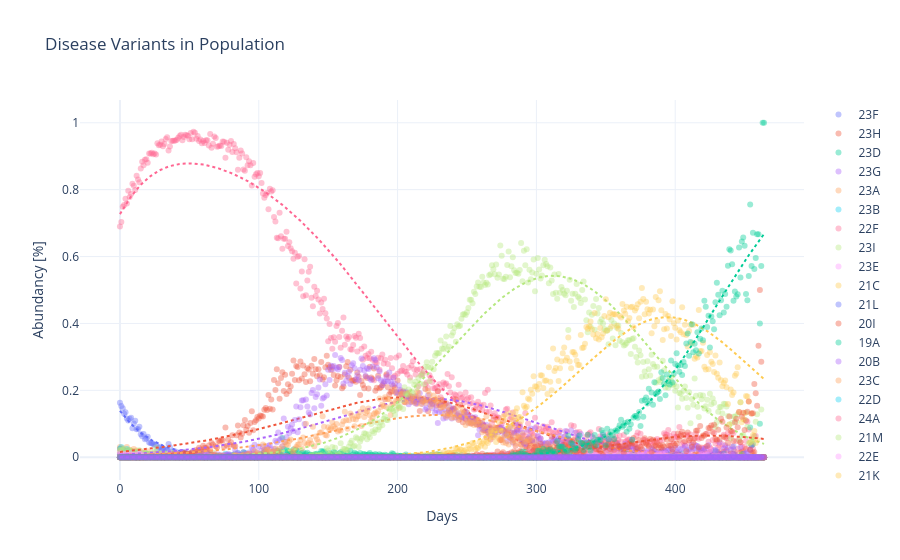
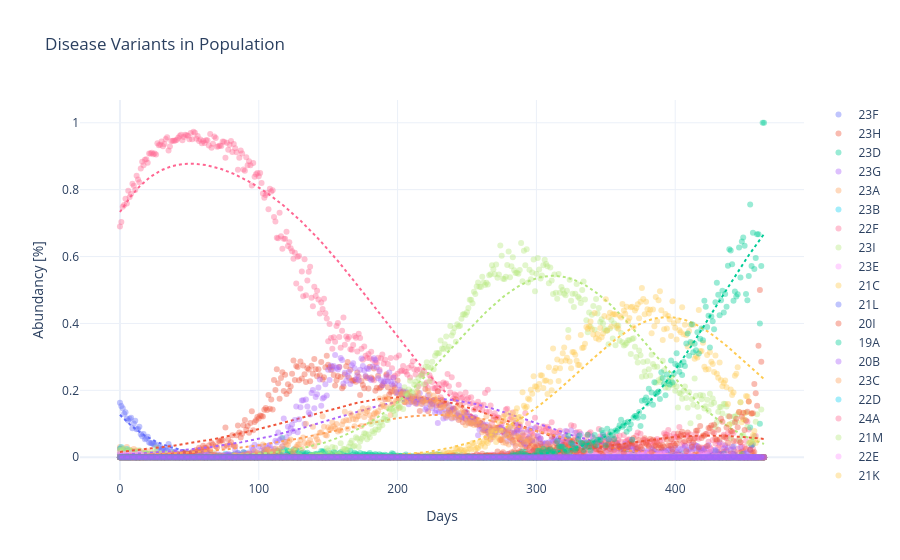
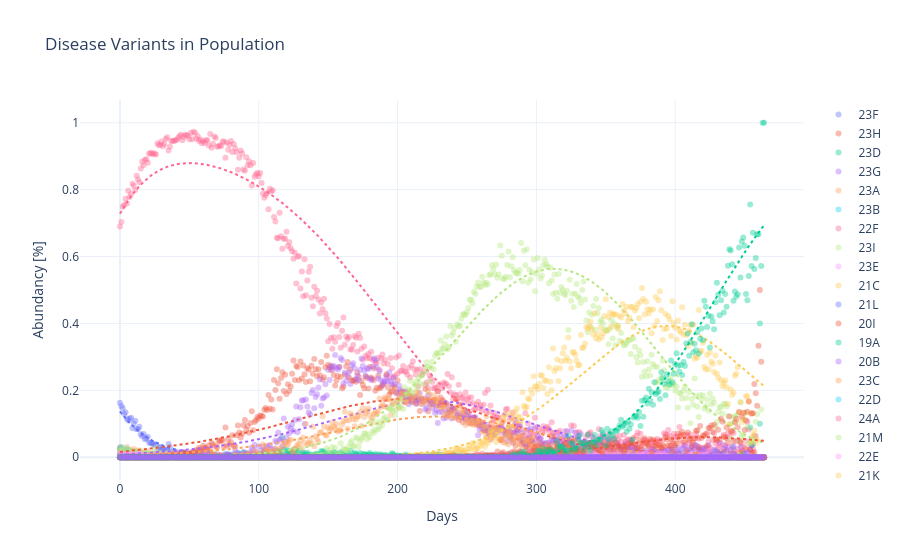

The notebook cell saved with these charts, in order:
### Code cell
estimators = {
    "BFGS": BFGSCompositionEstimator(data['counts']),
    "StepwiseBFGS": StepwiseBFGSCompositionEstimator(data['counts'], partition_size=9, overlap_size=4),
    "Evofr": EvofrCompositionEstimator(data['counts'], iterations=1000000, learning_rate=4e-3)
}

results = {}

for name, est in estimators.items():
    print(f"\n⏳ Running estimator: {name}")
    est.fit()
    results[name] = est.get_results()

    plot_viral_composition_interactive(data['counts'],composition_estimate=results[name]['composition_estimate'], var_names=data['variant_names'], logscale = False)
    plot_viral_composition_dual(data['counts'], composition_estimate=results[name]['composition_estimate'], y_range = (1e-5, 2))
